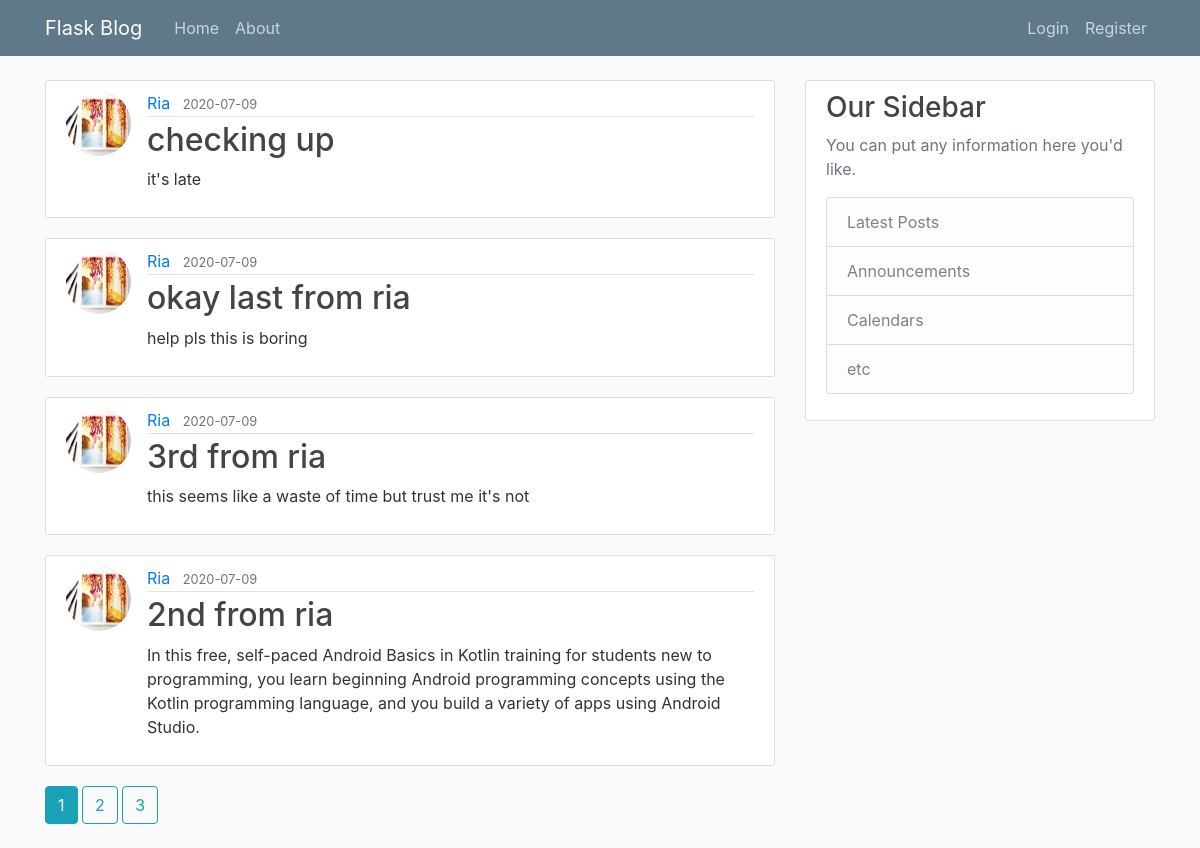
The page /home on the database its author committed.
### platform/flaskblog/models.py (models this page shows, shortened)
class Post(db.Model):
    id = db.Column(db.Integer, primary_key=True)
    title = db.Column(db.String(100), nullable=False)
    date_posted = db.Column(db.DateTime, nullable=False, default=datetime.utcnow)
    content = db.Column(db.Text, nullable=False)
    user_id = db.Column(db.Integer, db.ForeignKey('user.id'), nullable=False)

class User(db.Model, UserMixin):
    id = db.Column(db.Integer, primary_key=True)
    username = db.Column(db.String(20), unique=True, nullable=False)
    email = db.Column(db.String(120), unique=True, nullable=False)
    image_file = db.Column(db.String(20), nullable=False, default='default.jpg')
    password = db.Column(db.String(60), nullable=False)
    posts = db.relationship('Post', backref='author', lazy=True)

### platform/flaskblog/routes.py (the view)
@app.route("/")
@app.route("/home")
def home():
    page=request.args.get('page',1,type=int)
    posts= Post.query.order_by(Post.date_posted.desc()).paginate(page=page, per_page=4)
    return render_template('home.html', posts=posts)

### platform/flaskblog/templates/home.html
{% extends "layout.html" %}
{% block content %}
    {% for post in posts.items %}
    <article class="media content-section">
        <img class="rounded-circle article-img" src="{{ url_for('static', filename='profile_pics/' + post.author.image_file) }}">
        <div class="media-body">
          <div class="article-metadata">
            <a class="mr-2" href="{{ url_for('user_posts', username=post.author.username)}}">{{ post.author.username }}</a>
            <small class="text-muted">{{ post.date_posted.strftime('%Y-%m-%d') }}</small>
          </div>
          <h2><a class="article-title" href="{{ url_for('post', post_id=post.id) }}">{{ post.title }}</a></h2>
          <p class="article-content">{{ post.content }}</p>
        </div>
      </article>
    {% endfor %}
    {% for page_num in posts.iter_pages(left_edge=1, right_edge=1, left_current=1, right_current=2) %}
      {% if page_num %}
        {% if posts.page == page_num %}
          <a class="btn btn-info mb-4" href="{{ url_for('home', page=page_num)}}">{{ page_num }}</a>
        {% else %}
          <a class="btn btn-outline-info mb-4" href="{{ url_for('home', page=page_num)}}">{{ page_num }}</a>
        {% endif %}
      {% else %}
        ..
      {% endif %}
    {% endfor %}
{% endblock content %}

### platform/flaskblog/templates/layout.html (shortened to what this page needs)
<!DOCTYPE html>
<html>
<head>
    <link rel="stylesheet" href="https://maxcdn.bootstrapcdn.com/bootstrap/4.0.0/css/bootstrap.min.css">
    <link rel="stylesheet" type="text/css" href="{{ url_for('static', filename='main.css') }}">
    <link rel="stylesheet" type="text/css" href="{{ url_for('static', filename='main.css')}}">
</head>
<body>
    <header class="site-header">
      <nav class="navbar navbar-expand-md navbar-dark bg-steel fixed-top">
        <div class="container">
          <a class="navbar-brand mr-4" href="/">Flask Blog</a>
          <div class="collapse navbar-collapse" id="navbarToggle">
            <div class="navbar-nav mr-auto">
              <a class="nav-item nav-link" href="{{ url_for('home')}}">Home</a>
              <a class="nav-item nav-link" href="{{ url_for('about')}}">About</a>
            </div>
            <div class="navbar-nav">
              {% if current_user.is_authenticated %}
              <a class="nav-item nav-link" href="{{ url_for('new_post')}}">New Post</a>
              <a class="nav-item nav-link" href="{{ url_for('account')}}">Account</a>
              <a class="nav-item nav-link" href="{{ url_for('logout')}}">Logout</a>
              {% else %}
              <a class="nav-item nav-link" href="{{ url_for('login')}}">Login</a>
              <a class="nav-item nav-link" href="{{ url_for('register')}}">Register</a>
              {% endif %}
            </div>
          </div>
        </div>
      </nav>
    </header>
    <main role="main" class="container">
      <div class="row">
        <div class="col-md-8">
          {% block content %}{% endblock %}
        </div>
        <div class="col-md-4">
          <div class="content-section">
            <h3>Our Sidebar</h3>
            <p class='text-muted'>You can put any information here you'd like.
              <ul class="list-group">
                <li class="list-group-item list-group-item-light">Latest Posts</li>
                <li class="list-group-item list-group-item-light">Announcements</li>
                <li class="list-group-item list-group-item-light">Calendars</li>
                <li class="list-group-item list-group-item-light">etc</li>
              </ul>
            </p>
          </div>
        </div>
      </div>
    </main>
</body>
</html>

### platform/flaskblog/static/main.css (style rules this page uses)
body { background: #fafafa; color: #333333; margin-top: 5rem; }
h1, h2, h3, h4, h5, h6 { color: #444444; }
.bg-steel { background-color: #5f788a; }
.site-header .navbar-nav .nav-link { color: #cbd5db; }
.content-section { background: #ffffff; padding: 10px 20px; border: 1px solid #dddddd; border-radius: 3px; margin-bottom: 20px; }
.article-title { color: #444444; }
.article-content { white-space: pre-line; }
.article-img { height: 65px; width: 65px; margin-right: 16px; }
.article-metadata { padding-bottom: 1px; margin-bottom: 4px; border-bottom: 1px solid #e3e3e3 }

### rows shown on the page
Post: image_file (picture), author.username "Ria", date_posted "2020-07-09", title "checking up", content "it's late"
Post: image_file (picture), author.username "Ria", date_posted "2020-07-09", title "okay last from ria", content "help pls this is boring"
Post: image_file (picture), author.username "Ria", date_posted "2020-07-09", title "3rd from ria", content "this seems like a waste of time but trust me it's not"
Post: image_file (picture), author.username "Ria", date_posted "2020-07-09", title "2nd from ria", content "In this free, self-paced Android Basics in Kotlin training for students new to programming, you learn beginning Android programming concepts using the Kotlin programming language, and you build a variety of apps using Android Studio."

### other values the page prints
{{ page_num }} "1"
{{ page_num }} "2" "3"
